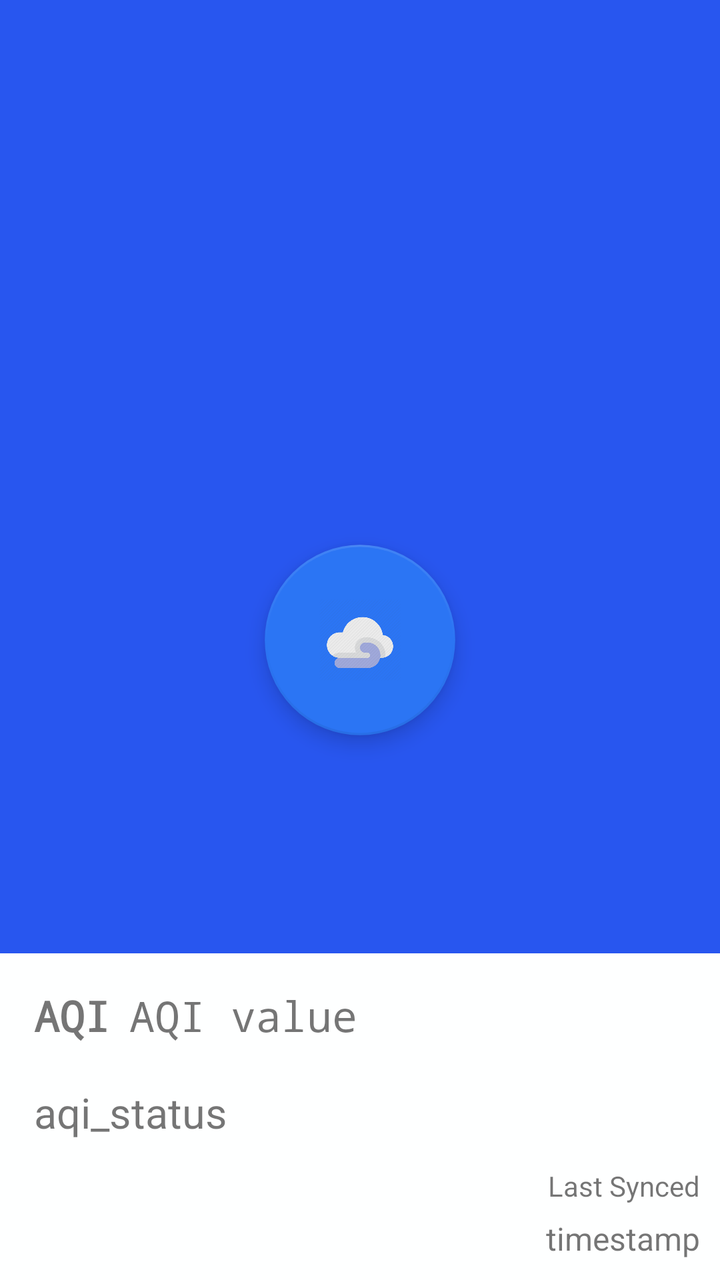
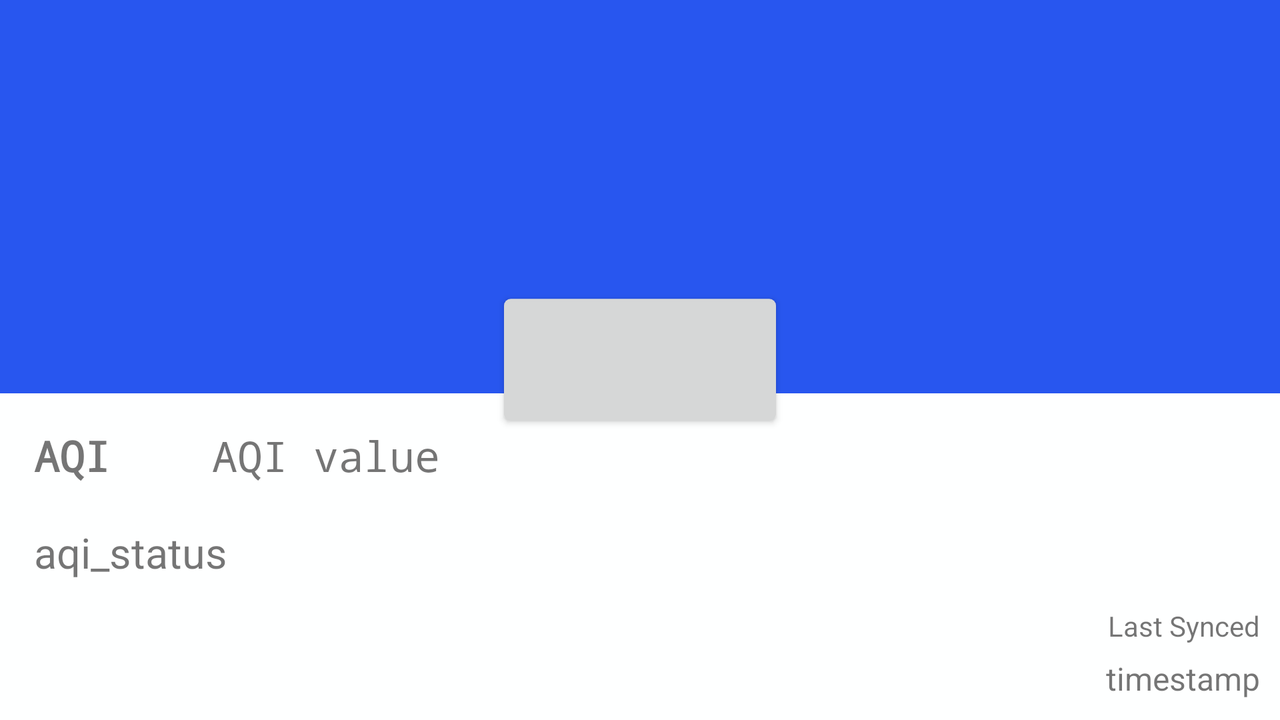

One screen, two layout resources from the same app: the default and the repository's alternative for another configuration. Each is rendered where Android would select it; the XML of both is given below.
<!-- AndroidManifest.xml: application theme AppTheme -->
<!-- res/layout/activity_main.xml -->
<?xml version="1.0" encoding="utf-8"?>
<RelativeLayout xmlns:android="http://schemas.android.com/apk/res/android"
    xmlns:app="http://schemas.android.com/apk/res-auto"
    xmlns:tools="http://schemas.android.com/tools"
    android:layout_width="match_parent"
    android:layout_height="match_parent"
    android:background="@color/colorAqiDark"
    tools:context=".MainActivity">
    <ImageView
        android:id="@+id/ivOptions"
        android:padding="15sp"
        android:layout_alignParentRight="true"
        android:src="@drawable/ic_more_vert_white_24dp"
        android:layout_width="wrap_content"
        android:layout_height="wrap_content" />
    <android.support.design.widget.FloatingActionButton
        android:id="@+id/fabLoading"
        android:src="@drawable/wind"
        android:scaleX="1.7"
        android:scaleY="1.7"
        app:backgroundTint="@color/colorAqi"
        android:layout_centerInParent="true"
        android:layout_width="wrap_content"
        android:layout_height="wrap_content"
        android:transitionName="fabTransition"/>

    <include layout="@layout/layout_aqi_card_simple"
        android:layout_alignParentBottom="true"
        android:layout_width="match_parent"
        android:layout_height="wrap_content" />

</RelativeLayout>
<!-- res/layout/layout_aqi_card_simple.xml (included above) -->
<?xml version="1.0" encoding="utf-8"?>
<LinearLayout
    android:background="@color/colorWhite"
    xmlns:android="http://schemas.android.com/apk/res/android"
    android:layout_width="match_parent"
    android:layout_height="wrap_content"
    android:padding="7sp"
    android:orientation="vertical">
    <LinearLayout
        android:padding="10sp"
        android:orientation="horizontal"
        android:layout_width="match_parent"
        android:layout_height="wrap_content">
        <TextView
            android:id="@+id/aqiHeader"
            android:text="AQI"
            android:textSize="21sp"
            android:textStyle="bold"
            android:fontFamily="monospace"
            android:layout_weight="1"
            android:layout_width="0sp"
            android:layout_height="wrap_content" />

        <TextView
            android:id="@+id/aqiValue"
            android:text="AQI value"
            android:textSize="21sp"
            android:textStyle="normal"
            android:fontFamily="monospace"
            android:layout_weight="5.8"
            android:layout_width="0sp"
            android:layout_height="wrap_content" />

    </LinearLayout>

    <TextView
        android:id="@+id/aqiStatus"
        android:text="aqi_status"
        android:textSize="21sp"
        android:padding="10sp"
        android:layout_width="match_parent"
        android:layout_height="wrap_content" />

    <TextView
        android:id="@+id/tvLastSyncHeader"
        android:padding="3sp"
        android:text="Last Synced"
        android:gravity="right"
        android:layout_width="match_parent"
        android:layout_height="wrap_content" />
    <TextView
        android:padding="3sp"
        android:id="@+id/tvLastSyncedTime"
        android:text="timestamp"
        android:gravity="right"
        android:textSize="16sp"
        android:layout_width="match_parent"
        android:layout_height="wrap_content" />


</LinearLayout>
<!-- resources referenced by this layout -->
<resources>
  <color name="colorAqi">#2b75f4</color>
  <color name="colorAqiDark">#2856ef</color>
  <color name="colorWhite">#feffff</color>
  <!-- drawable wind: png bitmap (drawable, 17645 bytes) -->
  <style name="AppTheme" parent="Theme.AppCompat.Light.NoActionBar">
          
          <item name="colorPrimary">@color/colorAqi</item>
          <item name="colorPrimaryDark">@color/colorAqi</item>
          <item name="colorAccent">@color/colorAccent</item>
  
          
          <item name="android:windowActivityTransitions">true</item>
      </style>
  <color name="colorAccent">#FF4081</color>
</resources>
<!-- res/layout-land/activity_main.xml (the repository's variant of the layout above) -->
<!-- drawn on the phone turned sideways -->
<?xml version="1.0" encoding="utf-8"?>
<RelativeLayout xmlns:android="http://schemas.android.com/apk/res/android"
    xmlns:app="http://schemas.android.com/apk/res-auto"
    xmlns:tools="http://schemas.android.com/tools"
    android:layout_width="match_parent"
    android:layout_height="match_parent"
    android:background="@color/colorAqiDark"
    tools:context=".MainActivity">
   
    <ImageView
        android:id="@+id/ivOptions"
        android:padding="15sp"
        android:layout_alignParentRight="true"
        android:src="@drawable/ic_more_vert_white_24dp"
        android:layout_width="wrap_content"
        android:layout_height="wrap_content" />

    <Button
        android:id="@+id/fabLoading"
        android:layout_width="wrap_content"
        android:layout_height="wrap_content"
        android:layout_centerInParent="true"
        android:scaleX="1.7"
        android:scaleY="1.7"
        android:transitionName="fabTransition" />

    <include layout="@layout/layout_aqi_card_simple"
        android:layout_alignParentBottom="true"
        android:layout_width="match_parent"
        android:layout_height="wrap_content" />

</RelativeLayout>
<!-- resources referenced by the variant -->
<!-- as the phone turned sideways resolves them -->
<resources>
  <color name="colorAqiDark">#2856ef</color>
  <color name="colorWhite">#feffff</color>
  <style name="AppTheme" parent="Theme.AppCompat.Light.NoActionBar">
          
          <item name="colorPrimary">@color/colorAqi</item>
          <item name="colorPrimaryDark">@color/colorAqi</item>
          <item name="colorAccent">@color/colorAccent</item>
  
          
          <item name="android:windowActivityTransitions">true</item>
      </style>
  <color name="colorAqi">#2b75f4</color>
  <color name="colorAccent">#FF4081</color>
</resources>
